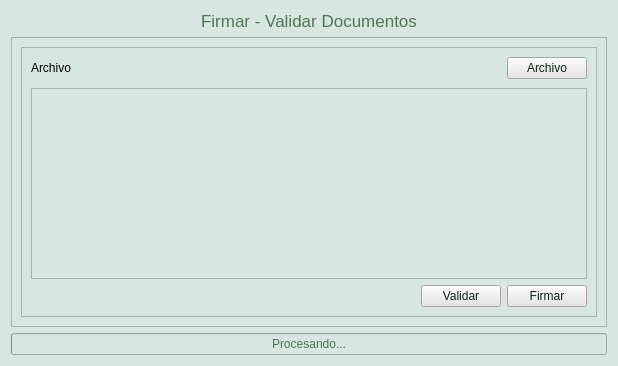
<?xml version="1.0" encoding="UTF-8"?>
<ui version="4.0">
 <class>SignValidate</class>
 <widget class="QWidget" name="SignValidate">
  <property name="geometry">
   <rect>
    <x>0</x>
    <y>0</y>
    <width>618</width>
    <height>366</height>
   </rect>
  </property>
  <property name="windowTitle">
   <string>Firmar - Validar Documentos</string>
  </property>
  <property name="styleSheet">
   <string notr="true">color:rgb(76, 118, 82);
background-color:rgb(216, 230, 225);</string>
  </property>
  <layout class="QGridLayout" name="signValidateLayout">
   <item row="0" column="0" colspan="3">
    <widget class="QLabel" name="titleLabel">
     <property name="acceptDrops">
      <bool>false</bool>
     </property>
     <property name="styleSheet">
      <string notr="true">font: 13pt;</string>
     </property>
     <property name="text">
      <string>Firmar - Validar Documentos</string>
     </property>
     <property name="scaledContents">
      <bool>true</bool>
     </property>
     <property name="alignment">
      <set>Qt::AlignCenter</set>
     </property>
     <property name="wordWrap">
      <bool>true</bool>
     </property>
    </widget>
   </item>
   <item row="4" column="0" colspan="3">
    <widget class="QScrollArea" name="scrollArea">
     <property name="frameShape">
      <enum>QFrame::StyledPanel</enum>
     </property>
     <property name="midLineWidth">
      <number>0</number>
     </property>
     <property name="verticalScrollBarPolicy">
      <enum>Qt::ScrollBarAsNeeded</enum>
     </property>
     <property name="horizontalScrollBarPolicy">
      <enum>Qt::ScrollBarAsNeeded</enum>
     </property>
     <property name="sizeAdjustPolicy">
      <enum>QAbstractScrollArea::AdjustToContents</enum>
     </property>
     <property name="widgetResizable">
      <bool>true</bool>
     </property>
     <widget class="QWidget" name="scrollAreaWidgetContents">
      <property name="geometry">
       <rect>
        <x>0</x>
        <y>0</y>
        <width>598</width>
        <height>286</height>
       </rect>
      </property>
      <layout class="QGridLayout" name="scrollAreaWidgetLayout">
       <item row="1" column="1">
        <widget class="QFrame" name="fileFrame">
         <property name="frameShape">
          <enum>QFrame::StyledPanel</enum>
         </property>
         <property name="frameShadow">
          <enum>QFrame::Raised</enum>
         </property>
         <property name="midLineWidth">
          <number>0</number>
         </property>
         <layout class="QGridLayout" name="fileFrameLayout">
          <item row="0" column="0">
           <widget class="QLabel" name="label">
            <property name="styleSheet">
             <string notr="true">font: 75 10pt &quot;Noto Sans&quot;;
color: rgb(0, 0, 0);</string>
            </property>
            <property name="text">
             <string>Archivo</string>
            </property>
            <property name="scaledContents">
             <bool>false</bool>
            </property>
            <property name="alignment">
             <set>Qt::AlignLeading|Qt::AlignLeft|Qt::AlignVCenter</set>
            </property>
            <property name="margin">
             <number>0</number>
            </property>
            <property name="indent">
             <number>0</number>
            </property>
           </widget>
          </item>
          <item row="5" column="0" colspan="4">
           <widget class="QListWidget" name="filesWidget">
            <property name="acceptDrops">
             <bool>true</bool>
            </property>
           </widget>
          </item>
          <item row="1" column="0">
           <spacer name="horizontalSpacer">
            <property name="orientation">
             <enum>Qt::Horizontal</enum>
            </property>
            <property name="sizeHint" stdset="0">
             <size>
              <width>40</width>
              <height>3</height>
             </size>
            </property>
           </spacer>
          </item>
          <item row="0" column="3">
           <widget class="QPushButton" name="browseFiles">
            <property name="autoFillBackground">
             <bool>false</bool>
            </property>
            <property name="styleSheet">
             <string notr="true">color: rgb(11, 35, 21);
font: 75 9pt &quot;Noto Sans&quot;;
background-color: rgb(229, 229, 229);</string>
            </property>
            <property name="text">
             <string>Archivo</string>
            </property>
            <property name="icon">
             <iconset resource="resources.qrc">
              <normaloff>:/images/add.png</normaloff>:/images/add.png</iconset>
            </property>
           </widget>
          </item>
          <item row="7" column="3">
           <widget class="QPushButton" name="sign">
            <property name="enabled">
             <bool>true</bool>
            </property>
            <property name="sizeIncrement">
             <size>
              <width>0</width>
              <height>0</height>
             </size>
            </property>
            <property name="baseSize">
             <size>
              <width>0</width>
              <height>0</height>
             </size>
            </property>
            <property name="styleSheet">
             <string notr="true">color: rgb(11, 35, 21);
font: 75 9pt &quot;Noto Sans&quot;;
background-color: rgb(229, 229, 229);</string>
            </property>
            <property name="text">
             <string>Firmar</string>
            </property>
            <property name="icon">
             <iconset resource="resources.qrc">
              <normaloff>:/images/sign.png</normaloff>:/images/sign.png</iconset>
            </property>
            <property name="iconSize">
             <size>
              <width>16</width>
              <height>16</height>
             </size>
            </property>
           </widget>
          </item>
          <item row="7" column="1">
           <spacer name="horizontalSpacer_2">
            <property name="orientation">
             <enum>Qt::Horizontal</enum>
            </property>
            <property name="sizeHint" stdset="0">
             <size>
              <width>40</width>
              <height>20</height>
             </size>
            </property>
           </spacer>
          </item>
          <item row="7" column="2">
           <widget class="QPushButton" name="validate">
            <property name="enabled">
             <bool>true</bool>
            </property>
            <property name="sizeIncrement">
             <size>
              <width>0</width>
              <height>0</height>
             </size>
            </property>
            <property name="baseSize">
             <size>
              <width>0</width>
              <height>0</height>
             </size>
            </property>
            <property name="styleSheet">
             <string notr="true">color: rgb(11, 35, 21);
font: 75 9pt &quot;Noto Sans&quot;;
background-color: rgb(229, 229, 229);</string>
            </property>
            <property name="text">
             <string>Validar</string>
            </property>
            <property name="icon">
             <iconset resource="resources.qrc">
              <normaloff>:/images/validate.png</normaloff>:/images/validate.png</iconset>
            </property>
            <property name="iconSize">
             <size>
              <width>16</width>
              <height>16</height>
             </size>
            </property>
           </widget>
          </item>
         </layout>
        </widget>
       </item>
      </layout>
     </widget>
    </widget>
   </item>
   <item row="9" column="0" colspan="3">
    <widget class="QProgressBar" name="signValidateProgressBar">
     <property name="value">
      <number>0</number>
     </property>
     <property name="orientation">
      <enum>Qt::Horizontal</enum>
     </property>
     <property name="invertedAppearance">
      <bool>false</bool>
     </property>
     <property name="textDirection">
      <enum>QProgressBar::BottomToTop</enum>
     </property>
     <property name="format">
      <string>Procesando...</string>
     </property>
    </widget>
   </item>
  </layout>
 </widget>
 <resources>
  <include location="resources.qrc"/>
 </resources>
 <connections/>
</ui>
